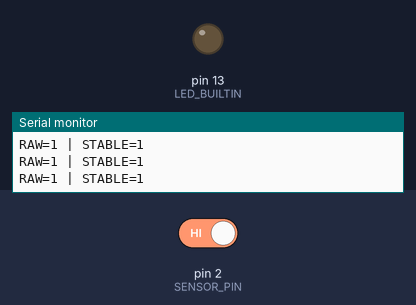
A sketch run on a simulated Arduino Uno, built with avr-gcc and run on an emulated ATmega328P. Shown: output pins drawn as LEDs (lit = HIGH), the last lines printed to the serial monitor. Inputs (shaded band) come from the test bench; at power-on: pin 2 (SENSOR_PIN) HIGH.

Above: at 1.2 s.
1.3 s: pin 2 (SENSOR_PIN) driven LOW
At 2.0 s:
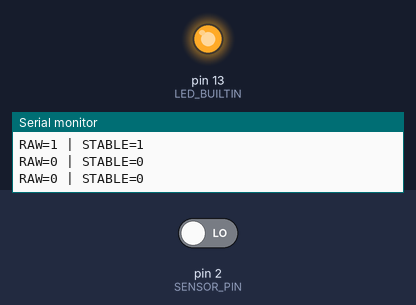
2.9 s: pin 2 (SENSOR_PIN) driven HIGH
At 4.4 s:
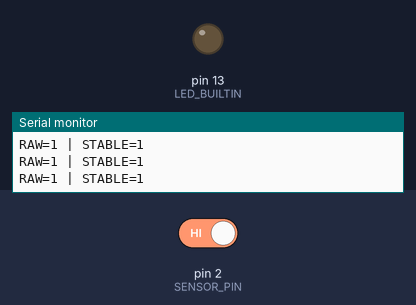
Timing chart, 0 to 5.9 s (numbered marks = the images above; inputs shaded):
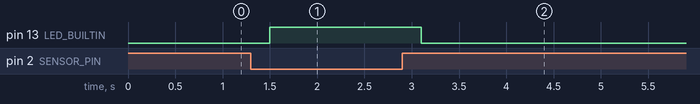

Measured:
- after the input at 1.3 s, pin 13 (LED_BUILTIN): LOW → HIGH after 0.20 s
- after the input at 2.9 s, pin 13 (LED_BUILTIN): HIGH → LOW after 0.20 s

The sketch:

Tilt_Module_Test.ino
```cpp
const int SENSOR_PIN = 2;
const unsigned long DEBOUNCE_MS = 200;

int candidate;
int stableState = -1;

unsigned long changedAt = 0;
unsigned long lastPrint = 0;

void setup() {
  Serial.begin(115200);

  pinMode(SENSOR_PIN, INPUT_PULLUP);
  pinMode(LED_BUILTIN, OUTPUT);

  candidate = digitalRead(SENSOR_PIN);
  changedAt = millis();
}

void loop() {
  unsigned long now = millis();
  int raw = digitalRead(SENSOR_PIN);

  // 原始读数改变时，重新开始计算稳定时间
  if (raw != candidate) {
    candidate = raw;
    changedAt = now;
  }

  // 保持同一个读数 200ms 后，才接受它
  if (now - changedAt >= DEBOUNCE_MS) {
    stableState = candidate;
  }

  // 开发板内置灯仅用来辅助观察状态
  digitalWrite(
    LED_BUILTIN,
    stableState == LOW ? HIGH : LOW
  );

  // 每 250ms 显示一次数据
  if (now - lastPrint >= 250) {
    lastPrint = now;

    Serial.print("RAW=");
    Serial.print(raw);
    Serial.print(" | STABLE=");

    if (stableState < 0) {
      Serial.println("WAIT");
    } else {
      Serial.println(stableState);
    }
  }
}
```
